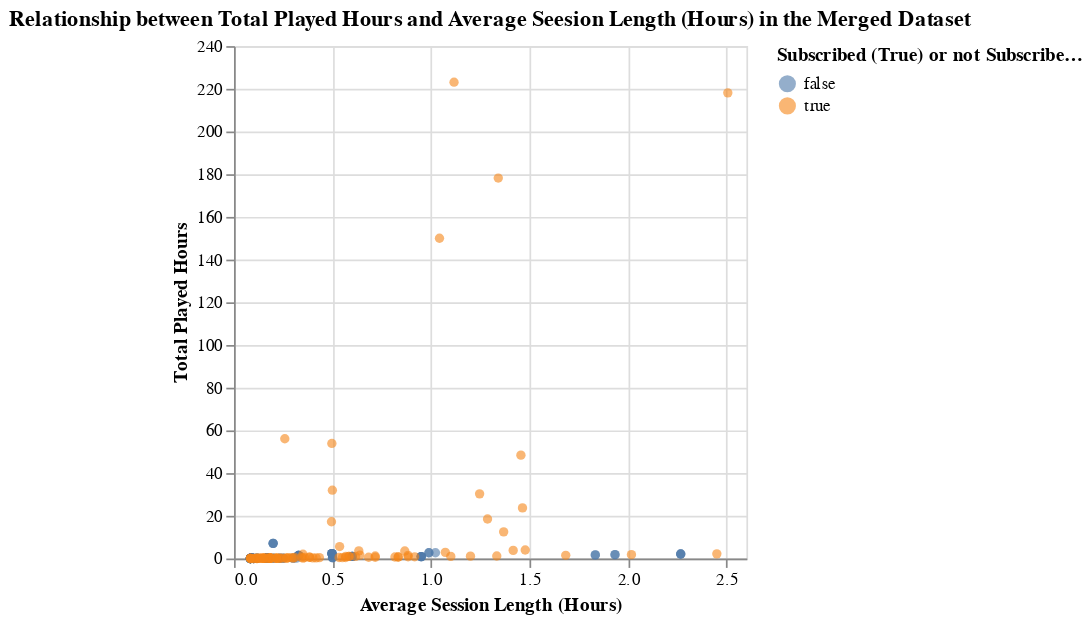

The notebook cell saved with this chart:
### Markdown cell above
This block of code processes the players.csv and sessions.csv files, tidying their data to prepare for data analysis and classification. As mentioned above in the Methods section, the predictor variables chosen for this report are the total played hours and the mean session time per player. To attain this, a new column was made called 'session_length_hours' to store the average session length for each player. This was done by converting the datatype of the session start and end time columns in the sessions dataframe to datetime, which allows us to substract the start time of the session from the end time to get the length of that session. From there, columns that we aren't using for this report were dropped and the groupby function was applied to the hashedEmail column to group sessions by player, allowing the mean session length to be calculated and ensuring that each player corresponded to one row. The two dataframes were then merged via the 'hashedEmail' column and additional unused columns were dropped (e.g. 'individualId' and 'organizationName').

Since this report requires classification and the 'subscribe' column is the categorical variable being predicted, it's important to have a balanced number of subscribed and non subscribed observations. This ensures that the classification model doesn't consistently predict the majority class due to an imbalance between the two classes. In the merged dataset, subscribed observations outnumbered non-subscribed ones. To address this, the sample function was used to balance the dataset by matching the number of non-subscribed observations to the number of subscribed observations.

### Code cell
players_sessions_plot_2 = alt.Chart(upsampled_merged, title='Relationship between Total Played Hours and Average Seesion Length (Hours) in the Merged Dataset').mark_circle(opacity=0.6).encode(
    x=alt.X("session_length_hours").title('Average Session Length (Hours)').scale(zero=False),
    y=alt.Y("played_hours").title('Total Played Hours').scale(zero=False),
    color = alt.Color("subscribe").title('Subscribed (True) or not Subscribed (False)')
)
players_sessions_plot_2

### Figure 1 — Vega-Lite specification as saved in the notebook (floating-point values rounded to 4 significant figures; data arrays with more than 128 entries replaced by an {"elided": "..."} marker saying what was removed)
{"config": {"view": {"continuousWidth": 300, "continuousHeight": 300}}, "data": {"name": "data-9f18be77cd433be658aaad9459950db9"}, "mark": {"type": "circle", "opacity": 0.6}, "encoding": {"color": {"field": "subscribe", "title": "Subscribed (True) or not Subscribed (False)", "type": "nominal"}, "x": {"field": "session_length_hours", "scale": {"zero": false}, "title": "Average Session Length (Hours)", "type": "quantitative"}, "y": {"field": "played_hours", "scale": {"zero": false}, "title": "Total Played Hours", "type": "quantitative"}}, "title": "Relationship between Total Played Hours and Average Seesion Length (Hours) in the Merged Dataset", "$schema": "https://vega.github.io/schema/vega-lite/v5.20.1.json", "datasets": {"data-9f18be77cd433be658aaad9459950db9": {"elided": "186 records"}}}
